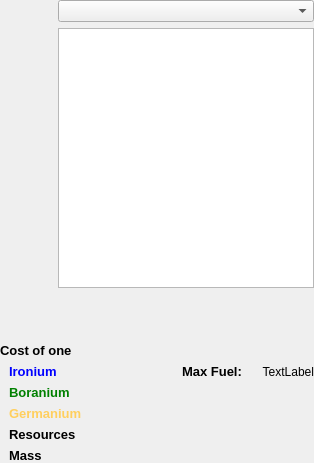
               <widget class="QWidget" name="page_4">
                <layout class="QVBoxLayout" name="verticalLayout_90">
                 <property name="margin">
                  <number>0</number>
                 </property>
                 <item>
                  <widget class="QWidget" name="widget_24" native="true">
                   <layout class="QVBoxLayout" name="verticalLayout_20">
                    <property name="margin">
                     <number>0</number>
                    </property>
                    <item>
                     <widget class="QWidget" name="widget_8" native="true">
                      <layout class="QVBoxLayout" name="verticalLayout_9">
                       <property name="margin">
                        <number>0</number>
                       </property>
                       <item>
                        <widget class="QWidget" name="widget_27" native="true">
                         <layout class="QHBoxLayout" name="horizontalLayout_10">
                          <property name="topMargin">
                           <number>0</number>
                          </property>
                          <property name="rightMargin">
                           <number>0</number>
                          </property>
                          <property name="bottomMargin">
                           <number>0</number>
                          </property>
                          <item>
                           <spacer name="horizontalSpacer_4">
                            <property name="orientation">
                             <enum>Qt::Horizontal</enum>
                            </property>
                            <property name="sizeHint" stdset="0">
                             <size>
                              <width>40</width>
                              <height>20</height>
                             </size>
                            </property>
                           </spacer>
                          </item>
                          <item>
                           <widget class="QWidget" name="widget_26" native="true">
                            <layout class="QVBoxLayout" name="verticalLayout_10">
                             <property name="topMargin">
                              <number>0</number>
                             </property>
                             <property name="rightMargin">
                              <number>0</number>
                             </property>
                             <item>
                              <widget class="QComboBox" name="chooseComponentBox1"/>
                             </item>
                             <item>
                              <widget class="QListWidget" name="componentListWidget1">
                               <property name="minimumSize">
                                <size>
                                 <width>0</width>
                                 <height>260</height>
                                </size>
                               </property>
                               <property name="iconSize">
                                <size>
                                 <width>64</width>
                                 <height>64</height>
                                </size>
                               </property>
                              </widget>
                             </item>
                             <item>
                              <spacer name="verticalSpacer_3">
                               <property name="orientation">
                                <enum>Qt::Vertical</enum>
                               </property>
                               <property name="sizeHint" stdset="0">
                                <size>
                                 <width>20</width>
                                 <height>40</height>
                                </size>
                               </property>
                              </spacer>
                             </item>
                            </layout>
                           </widget>
                          </item>
                         </layout>
                        </widget>
                       </item>
                       <item>
                        <widget class="QLabel" name="costTitleLabel3">
                         <property name="font">
                          <font>
                           <family>Arial</family>
                           <pointsize>10</pointsize>
                           <weight>75</weight>
                           <bold>true</bold>
                          </font>
                         </property>
                         <property name="text">
                          <string>Cost of one</string>
                         </property>
                        </widget>
                       </item>
                       <item>
                        <widget class="QWidget" name="widget_12" native="true">
                         <layout class="QHBoxLayout" name="horizontalLayout_9">
                          <property name="spacing">
                           <number>50</number>
                          </property>
                          <property name="margin">
                           <number>0</number>
                          </property>
                          <item>
                           <widget class="QWidget" name="propertiesWidget31" native="true">
                            <property name="minimumSize">
                             <size>
                              <width>0</width>
                              <height>10</height>
                             </size>
                            </property>
                            <layout class="QFormLayout" name="formLayout_5">
                             <property name="topMargin">
                              <number>0</number>
                             </property>
                             <property name="bottomMargin">
                              <number>0</number>
                             </property>
                             <item row="0" column="0">
                              <widget class="QLabel" name="label_11">
                               <property name="font">
                                <font>
                                 <family>Arial</family>
                                 <pointsize>10</pointsize>
                                 <weight>75</weight>
                                 <bold>true</bold>
                                </font>
                               </property>
                               <property name="styleSheet">
                                <string notr="true">color: blue</string>
                               </property>
                               <property name="text">
                                <string>Ironium</string>
                               </property>
                              </widget>
                             </item>
                             <item row="0" column="1">
                              <widget class="QLabel" name="ironiumLabel3">
                               <property name="text">
                                <string/>
                               </property>
                               <property name="alignment">
                                <set>Qt::AlignRight|Qt::AlignTrailing|Qt::AlignVCenter</set>
                               </property>
                              </widget>
                             </item>
                             <item row="1" column="0">
                              <widget class="QLabel" name="label_19">
                               <property name="font">
                                <font>
                                 <family>Arial</family>
                                 <pointsize>10</pointsize>
                                 <weight>75</weight>
                                 <bold>true</bold>
                                </font>
                               </property>
                               <property name="styleSheet">
                                <string notr="true">color: green</string>
                               </property>
                               <property name="text">
                                <string>Boranium</string>
                               </property>
                              </widget>
                             </item>
                             <item row="1" column="1">
                              <widget class="QLabel" name="boraniumLabel3">
                               <property name="text">
                                <string/>
                               </property>
                               <property name="alignment">
                                <set>Qt::AlignRight|Qt::AlignTrailing|Qt::AlignVCenter</set>
                               </property>
                              </widget>
                             </item>
                             <item row="2" column="0">
                              <widget class="QLabel" name="label_21">
                               <property name="font">
                                <font>
                                 <family>Arial</family>
                                 <pointsize>10</pointsize>
                                 <weight>75</weight>
                                 <bold>true</bold>
                                </font>
                               </property>
                               <property name="styleSheet">
                                <string notr="true">color: rgb(255, 207, 94)</string>
                               </property>
                               <property name="text">
                                <string>Germanium</string>
                               </property>
                              </widget>
                             </item>
                             <item row="2" column="1">
                              <widget class="QLabel" name="germaniumLabel3">
                               <property name="text">
                                <string/>
                               </property>
                               <property name="alignment">
                                <set>Qt::AlignRight|Qt::AlignTrailing|Qt::AlignVCenter</set>
                               </property>
                              </widget>
                             </item>
                             <item row="3" column="0">
                              <widget class="QLabel" name="label_23">
                               <property name="font">
                                <font>
                                 <family>Arial</family>
                                 <pointsize>10</pointsize>
                                 <weight>75</weight>
                                 <bold>true</bold>
                                </font>
                               </property>
                               <property name="text">
                                <string>Resources</string>
                               </property>
                              </widget>
                             </item>
                             <item row="3" column="1">
                              <widget class="QLabel" name="resourcesLabel3">
                               <property name="text">
                                <string/>
                               </property>
                               <property name="alignment">
                                <set>Qt::AlignRight|Qt::AlignTrailing|Qt::AlignVCenter</set>
                               </property>
                              </widget>
                             </item>
                             <item row="4" column="0">
                              <widget class="QLabel" name="label_25">
                               <property name="font">
                                <font>
                                 <family>Arial</family>
                                 <pointsize>10</pointsize>
                                 <weight>75</weight>
                                 <bold>true</bold>
                                </font>
                               </property>
                               <property name="text">
                                <string>Mass</string>
                               </property>
                              </widget>
                             </item>
                             <item row="4" column="1">
                              <widget class="QLabel" name="massLabel3">
                               <property name="text">
                                <string/>
                               </property>
                               <property name="alignment">
                                <set>Qt::AlignRight|Qt::AlignTrailing|Qt::AlignVCenter</set>
                               </property>
                              </widget>
                             </item>
                            </layout>
                           </widget>
                          </item>
                          <item>
                           <widget class="QWidget" name="propertiesWidget32" native="true">
                            <layout class="QFormLayout" name="formLayout_6">
                             <property name="leftMargin">
                              <number>0</number>
                             </property>
                             <property name="topMargin">
                              <number>0</number>
                             </property>
                             <property name="rightMargin">
                              <number>0</number>
                             </property>
                             <item row="0" column="0">
                              <widget class="QLabel" name="label_14">
                               <property name="font">
                                <font>
                                 <family>Arial</family>
                                 <pointsize>10</pointsize>
                                 <weight>75</weight>
                                 <bold>true</bold>
                                </font>
                               </property>
                               <property name="text">
                                <string>Max Fuel:</string>
                               </property>
                              </widget>
                             </item>
                             <item row="0" column="1">
                              <widget class="QLabel" name="label_18">
                               <property name="text">
                                <string>TextLabel</string>
                               </property>
                               <property name="alignment">
                                <set>Qt::AlignRight|Qt::AlignTrailing|Qt::AlignVCenter</set>
                               </property>
                              </widget>
                             </item>
                            </layout>
                           </widget>
                          </item>
                         </layout>
                        </widget>
                       </item>
                      </layout>
                     </widget>
                    </item>
                   </layout>
                  </widget>
                 </item>
                </layout>
               </widget>
